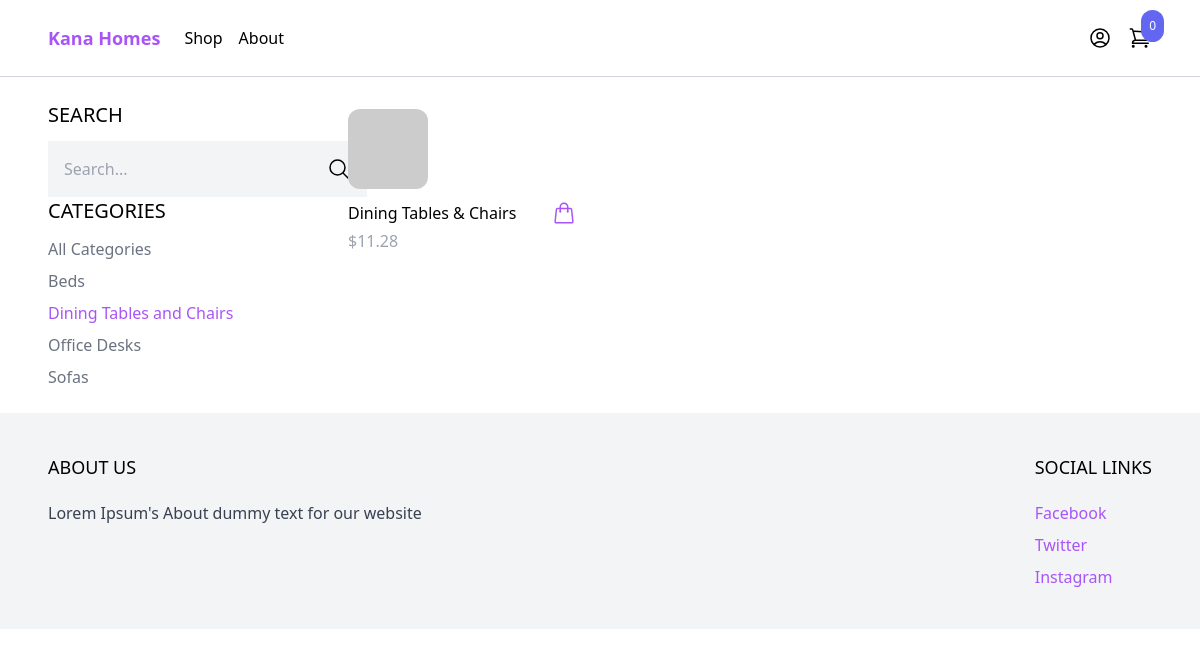
Screenshot of /shop/?category=dining with the database file from the repository.
### product/models.py (models this page shows, shortened)
class Category(models.Model):
    name = models.CharField(max_length=255)
    slug = models.SlugField()
    class Meta:
        ordering = ('name',)

class Product(models.Model):
    category = models.ForeignKey(Category, related_name='products', on_delete=models.CASCADE)
    name = models.CharField(max_length=255)
    slug = models.SlugField()
    description = models.TextField(blank=True, null=True)
    price = models.IntegerField()
    created_at = models.DateTimeField(auto_now_add=True)
    image = models.ImageField(upload_to='uploads/', blank=True, null=True)
    thumbnail = models.ImageField(upload_to='uploads/', blank=True, null=True)
    class Meta:
        ordering = ('-created_at',)
    def get_display_price(self):
        return self.price / 100
    def get_thumbnail(self):
        if self.thumbnail:
            return self.thumbnail.url
        else:
            if self.image:
                self.thumbnail = self.make_thumbnail(self.image)
                self.save()
                return self.thumbnail.url
            else:
                return 'https://via.placeholder.com/240x240x.jpg'

### core/views.py (the view)
# urls.py: path('shop/', shop, name='shop'),
def shop(request):
    categories = Category.objects.all()
    products = Product.objects.all()
    active_category = request.GET.get('category', '')
    if active_category:
        products = products.filter(category__slug=active_category)
    query = request.GET.get('query', '')
    if query:
        products = products.filter(Q(name__icontains=query) | Q(description__icontains=query)) #searching in both the name and description fields
    context = {
        'categories': categories,
        'products': products,
        'active_category': active_category
    }
    return render(request, 'core/shop.html', context)

### cart/cart.py (called while the page is built)
    def __len__(self):
        return sum(item['quantity'] for item in self.cart.values())

### cart/content_processors.py (called while the page is built)
def cart(request):
    return {'cart': Cart(request)}

### core/templates/core/shop.html
{% extends 'core/base.html' %}
{% block content%}
<div class="max-w-6xl mx-auto flex flex-wrap items-start py-6 px-6 xl:px-0">
    <div class="filters w-full lg:w-1/4">
        <h3 class="mb-3 text-xl uppercase">
            Search
        </h3>
        <form method="get" action=".">
            <div class="flex">
                <input type="text" name="query" class="p-4 bg-gray-100 border-0" placeholder="Search..."/>
                <button class="p-4 bg-gray-100 border-0">
                    <svg xmlns="http://www.w3.org/2000/svg" fill="none" viewBox="0 0 24 24" stroke-width="1.5" stroke="currentColor" class="w-6 h-6">
                        <path stroke-linecap="round" stroke-linejoin="round" d="M21 21l-5.197-5.197m0 0A7.5 7.5 0 105.196 5.196a7.5 7.5 0 0010.607 10.607z" />
                      </svg>
                </button>
            </div>
        </form>
        <h3 mt-6 class="mb-3 text-xl uppercase">
            Categories
        </h3>
        <ul class="space-y-2">
            <li><a href="{% url 'shop' %}" class="{% if not active_category %}text-purple-500{% else %}text-gray-500{% endif %}">All Categories</a></li>
            {% for category in categories %}
            <li><a href="{% url 'shop' %}?category={{ category.slug}}" class="{% if category.slug == active_category%}text-purple-500{% else %}text-gray-500{% endif %}">{{category.name}}</a></li>
            {% endfor %}
        </ul>
    </div>
    <div class="products w-full lg:w-3/4 -mt-4 flex items-center flex-wrap">
        {% for product in products %}
            {% include 'product/partials/product_list_item.html' %}
        {% endfor %}
    </div>
</div>
{% endblock %}

### product/templates/product/partials/product_list_item.html (shortened to what this page needs)
<div class="w-full md:w-1/3 xl:w-1/4 p-6">
    <a href="{% url 'product' product.slug %}">
        <img src="{{ product.get_thumbnail }}" class="rounded-xl hover:shadow-lg" src="" alt="">
    </a>
    <div class="pt-3 flex items-center justify-between">
        <a href="{% url 'product' product.slug %}"> {{ product.name }} </a>
        <a href="{% url 'product' product.slug %}" class="text-purple-500 hover:text-purple-800">
        </a>
    </div>
    <p class="pt-1 text-gray-400">${{product.get_display_price}}</p>
</div>

### rows the page displays
Category: name "Beds"
Category: name "Dining Tables and Chairs"
Category: name "Office Desks"
Category: name "Sofas"
Product: name "Dining Tables & Chairs", get_display_price "11.28"

### other values shown
{{ cart|length }} "0"
